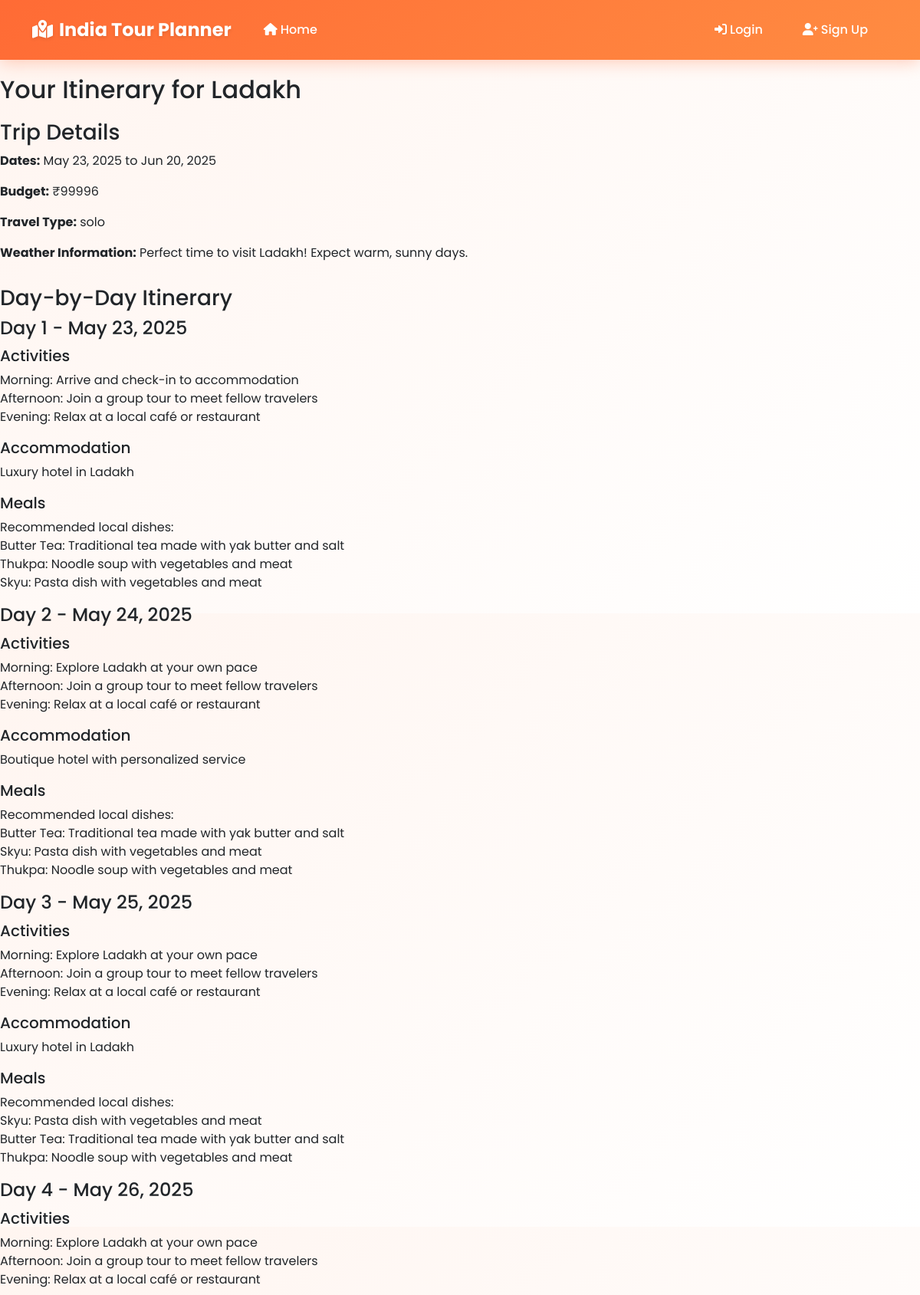
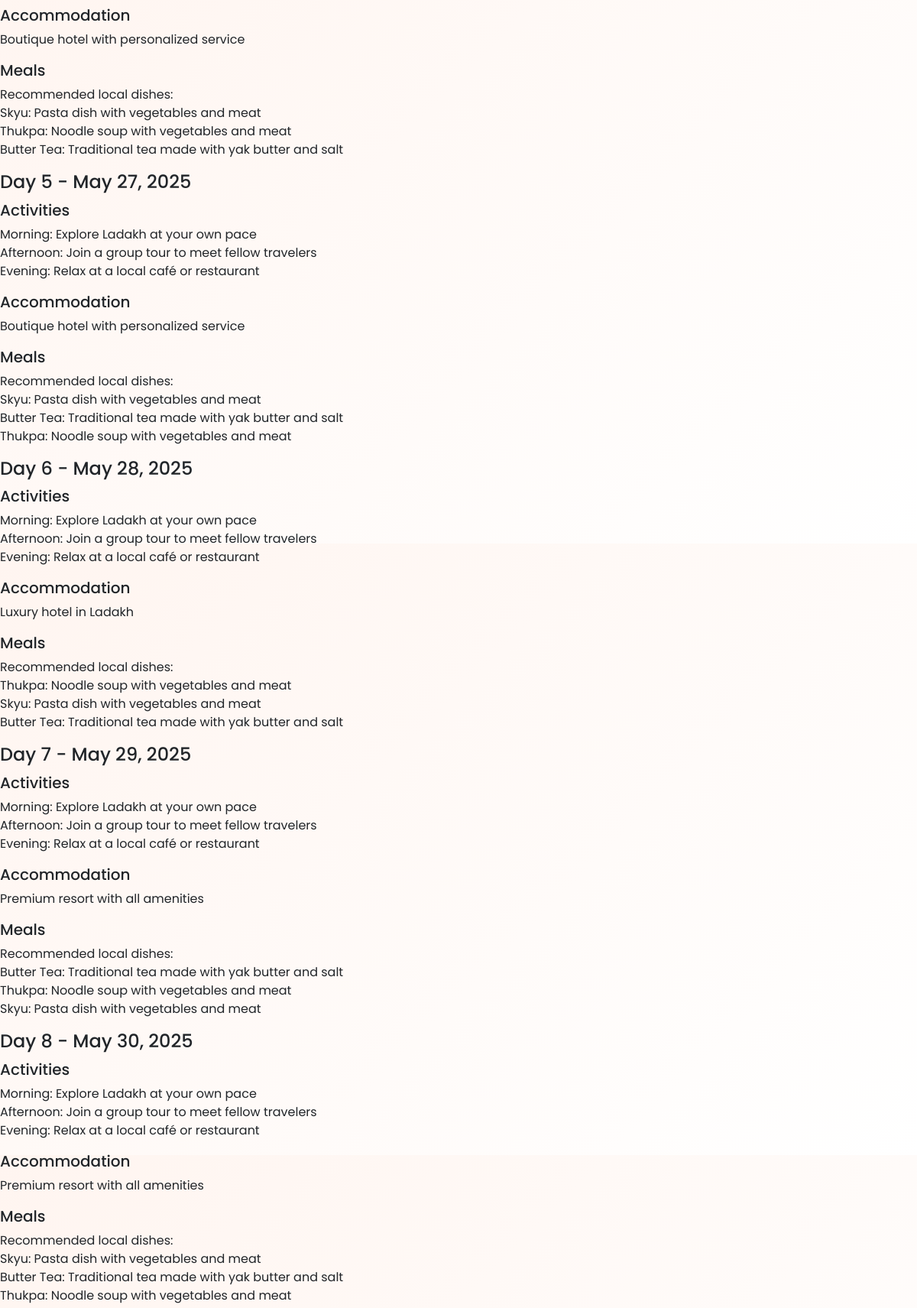
Screenshot of /itinerary/1/ (upper part) with the database file from the repository (2 pictures, top to bottom).
### tour_planner/models.py (models this page shows, shortened)
class Itinerary(models.Model):
    user = models.ForeignKey(User, on_delete=models.CASCADE, null=True, blank=True)
    destination = models.ForeignKey(Destination, on_delete=models.CASCADE, null=True, blank=True)
    start_date = models.DateField()
    end_date = models.DateField()
    budget = models.IntegerField()
    travel_type = models.CharField(max_length=50)  # solo, spiritual, family, etc.
    preferred_weather = models.CharField(max_length=50)  # summer, winter, etc.
    is_ai_recommended = models.BooleanField(default=False)
    created_at = models.DateTimeField(auto_now_add=True)

class Destination(models.Model):
    name = models.CharField(max_length=100)
    description = models.TextField()
    best_season = models.CharField(max_length=50)
    budget_range_min = models.IntegerField()
    budget_range_max = models.IntegerField()
    suitable_for = models.CharField(max_length=100)  # solo, spiritual, family, etc.

class ItineraryDay(models.Model):
    itinerary = models.ForeignKey(Itinerary, on_delete=models.CASCADE, related_name='days')
    day_number = models.IntegerField()
    activities = models.TextField()
    accommodation = models.CharField(max_length=100)
    meals = models.TextField()

### tour_planner/views.py (the view)
# urls.py: path('itinerary/<int:pk>/', views.ItineraryDetailView.as_view(), name='itinerary_detail'),
class ItineraryDetailView(View):
    def get(self, request, pk):
        try:
            itinerary = Itinerary.objects.get(pk=pk)
            days = ItineraryDay.objects.filter(itinerary=itinerary).order_by('day_number')
            weather_info = self.get_weather_info(itinerary.destination, itinerary.start_date)
            context = {
                'itinerary': itinerary,
                'days': days,
                'weather_info': weather_info
            }
            return render(request, 'tour_planner/itinerary_detail.html', context)
        except Itinerary.DoesNotExist:
            return redirect('home')
    def get_weather_info(self, destination, start_date):
        month = start_date.month
        if destination.best_season == 'summer' and month in [4, 5, 6]:
            return f"Perfect time to visit {destination.name}! Expect warm, sunny days."
        elif destination.best_season == 'winter' and month in [11, 12, 1, 2]:
            return f"Great time to visit {destination.name}! Expect cool, pleasant weather."
        elif destination.best_season == 'monsoon' and month in [7, 8, 9]:
            return f"It's monsoon season in {destination.name}. Pack an umbrella and enjoy the lush greenery!"
        elif destination.best_season == 'spring' and month in [2, 3, 4]:
            return f"Spring is a beautiful time in {destination.name} with moderate temperatures."
        elif destination.best_season == 'autumn' and month in [9, 10, 11]:
            return f"Autumn in {destination.name} offers pleasant weather and fewer crowds."
        else:
            return f"Note: You're not visiting {destination.name} during its peak season. Weather may vary."

### tour_planner/templatetags/tour_extras.py (called while the page is built)
@register.filter
def add_days(value, days):
    try:
        return value + timedelta(days=int(days)-1)
    except:
        return value

### tour_planner/templates/tour_planner/itinerary_detail.html (shortened to what this page needs)
{% extends 'tour_planner/base.html' %}
{% load tour_extras %}
{% block content %}
<h2>Your Itinerary for {{ itinerary.destination.name }}</h2>
<div style="margin: 20px 0;">
    <h3>Trip Details</h3>
    <p><strong>Dates:</strong> {{ itinerary.start_date|date:"M d, Y" }} to {{ itinerary.end_date|date:"M d, Y" }}</p>
    <p><strong>Budget:</strong> ₹{{ itinerary.budget }}</p>
    <p><strong>Travel Type:</strong> {{ itinerary.travel_type }}</p>
    <p><strong>Weather Information:</strong> {{ weather_info }}</p>
</div>
<div style="margin: 30px 0;">
    <h3>Day-by-Day Itinerary</h3>
    {% for day in days %}
    <div class="itinerary-day">
        <h4>Day {{ day.day_number }} - {{ itinerary.start_date|add_days:day.day_number|date:"M d, Y" }}</h4>
        <div style="margin: 10px 0;">
            <h5>Activities</h5>
            <p style="white-space: pre-line;">{{ day.activities }}</p>
        </div>
        <div style="margin: 10px 0;">
            <h5>Accommodation</h5>
            <p>{{ day.accommodation }}</p>
        </div>
        <div style="margin: 10px 0;">
            <h5>Meals</h5>
            <p style="white-space: pre-line;">{{ day.meals }}</p>
        </div>
    </div>
    {% endfor %}
</div>
{% endblock %}

### tour_planner/templates/tour_planner/base.html (shortened to what this page needs)
<!DOCTYPE html>
<html lang="en">
<head>
    <link href="https://cdn.jsdelivr.net/npm/bootstrap@5.3.0/dist/css/bootstrap.min.css" rel="stylesheet">
    <link rel="stylesheet" href="https://cdnjs.cloudflare.com/ajax/libs/font-awesome/6.0.0-beta3/css/all.min.css">
</head>
<body>
    <nav class="navbar navbar-expand-lg navbar-dark">
        <div class="container">
            <a class="navbar-brand" href="{% url 'home' %}">
                <i class="fas fa-map-marked-alt me-2"></i>India Tour Planner
            </a>
            <div class="collapse navbar-collapse" id="navbarNav">
                <ul class="navbar-nav me-auto">
                    <li class="nav-item">
                        <a class="nav-link" href="{% url 'home' %}">
                            <i class="fas fa-home me-1"></i>Home
                        </a>
                    </li>
                </ul>
                <ul class="navbar-nav">
                    {% if user.is_authenticated %}
                        <li class="nav-item dropdown">
                            <a class="nav-link dropdown-toggle" href="#" id="userDropdown" role="button" data-bs-toggle="dropdown">
                                <i class="fas fa-user me-1"></i>{{ user.username }}
                            </a>
                            <ul class="dropdown-menu dropdown-menu-end">
                                <li><a class="dropdown-item" href="{% url 'profile' %}">
                                    <i class="fas fa-user-circle me-2"></i>My Profile
                                </a></li>
                                <li><a class="dropdown-item" href="#">
                                    <i class="fas fa-route me-2"></i>My Itineraries
                                </a></li>
                                <li><hr class="dropdown-divider"></li>
                                <li><a class="dropdown-item" href="{% url 'account_logout' %}">
                                    <i class="fas fa-sign-out-alt me-2"></i>Logout
                                </a></li>
                            </ul>
                        </li>
                    {% else %}
                        <li class="nav-item">
                            <a class="nav-link" href="{% url 'account_login' %}">
                                <i class="fas fa-sign-in-alt me-1"></i>Login
                            </a>
                        </li>
                        <li class="nav-item">
                            <a class="nav-link" href="{% url 'account_signup' %}">
                                <i class="fas fa-user-plus me-1"></i>Sign Up
                            </a>
                        </li>
                    {% endif %}
                </ul>
            </div>
        </div>
    </nav>
    <main>
        {% block content %}{% endblock %}
    </main>
</body>
</html>

### tour_planner/templates/tour_planner/base.html (style rules this page uses)
:root { --primary-orange: #FF6B35; --secondary-orange: #FF8C42; --light-orange: #FFB366; --accent-orange: #FF9F66; --dark-text: #2C3E50; --light-gray: #F8F9FA; }
* { font-family: 'Poppins', sans-serif; }
body { background: linear-gradient(135deg, #FFF5F0 0%, #FFFFFF 100%); min-height: 100vh; }
.navbar { background: linear-gradient(135deg, var(--primary-orange) 0%, var(--secondary-orange) 100%) !important; box-shadow: 0 4px 20px rgba(255, 107, 53, 0.3); padding: 1rem 0; }
.navbar-brand { font-weight: 700; font-size: 1.5rem; color: white !important; text-shadow: 0 2px 4px rgba(0,0,0,0.1); }
.navbar-nav .nav-link { color: white !important; font-weight: 500; margin: 0 10px; transition: all 0.3s ease; border-radius: 25px; padding: 8px 16px !important; }
main { min-height: calc(100vh - 200px); padding-top: 20px; }

### rows the page displays
Itinerary: destination.name "Ladakh", start_date "May 23, 2025", end_date "Jun 20, 2025", budget "99996", travel_type "solo", start_date|add_days "May 23, 2025", start_date|add_days "May 24, 2025", start_date|add_days "May 25, 2025", start_date|add_days "May 26, 2025", start_date|add_days "May 27, 2025", start_date|add_days "May 28, 2025", start_date|add_days "May 29, 2025", start_date|add_days "May 30, 2025"
ItineraryDay: day_number "1", activities "Morning: Arrive and check-in to accommodation Afternoon: Join a group tour to meet fellow travelers Evening: Relax at a local café or restaurant", accommodation "Luxury hotel in Ladakh", meals "Recommended local dishes: Butter Tea: Traditional tea made with yak butter and salt Thukpa: Noodle soup with vegetables and meat Skyu: Pasta dish with vegetables and meat"
ItineraryDay: day_number "2", activities "Morning: Explore Ladakh at your own pace Afternoon: Join a group tour to meet fellow travelers Evening: Relax at a local café or restaurant", accommodation "Boutique hotel with personalized service", meals "Recommended local dishes: Butter Tea: Traditional tea made with yak butter and salt Skyu: Pasta dish with vegetables and meat Thukpa: Noodle soup with vegetables and meat"
ItineraryDay: day_number "3", activities "Morning: Explore Ladakh at your own pace Afternoon: Join a group tour to meet fellow travelers Evening: Relax at a local café or restaurant", accommodation "Luxury hotel in Ladakh", meals "Recommended local dishes: Skyu: Pasta dish with vegetables and meat Butter Tea: Traditional tea made with yak butter and salt Thukpa: Noodle soup with vegetables and meat"
ItineraryDay: day_number "4", activities "Morning: Explore Ladakh at your own pace Afternoon: Join a group tour to meet fellow travelers Evening: Relax at a local café or restaurant", accommodation "Boutique hotel with personalized service", meals "Recommended local dishes: Skyu: Pasta dish with vegetables and meat Thukpa: Noodle soup with vegetables and meat Butter Tea: Traditional tea made with yak butter and salt"
ItineraryDay: day_number "5", activities "Morning: Explore Ladakh at your own pace Afternoon: Join a group tour to meet fellow travelers Evening: Relax at a local café or restaurant", accommodation "Boutique hotel with personalized service", meals "Recommended local dishes: Skyu: Pasta dish with vegetables and meat Butter Tea: Traditional tea made with yak butter and salt Thukpa: Noodle soup with vegetables and meat"
ItineraryDay: day_number "6", activities "Morning: Explore Ladakh at your own pace Afternoon: Join a group tour to meet fellow travelers Evening: Relax at a local café or restaurant", accommodation "Luxury hotel in Ladakh", meals "Recommended local dishes: Thukpa: Noodle soup with vegetables and meat Skyu: Pasta dish with vegetables and meat Butter Tea: Traditional tea made with yak butter and salt"
ItineraryDay: day_number "7", activities "Morning: Explore Ladakh at your own pace Afternoon: Join a group tour to meet fellow travelers Evening: Relax at a local café or restaurant", accommodation "Premium resort with all amenities", meals "Recommended local dishes: Butter Tea: Traditional tea made with yak butter and salt Thukpa: Noodle soup with vegetables and meat Skyu: Pasta dish with vegetables and meat"
ItineraryDay: day_number "8", activities "Morning: Explore Ladakh at your own pace Afternoon: Join a group tour to meet fellow travelers Evening: Relax at a local café or restaurant", accommodation "Premium resort with all amenities", meals "Recommended local dishes: Skyu: Pasta dish with vegetables and meat Butter Tea: Traditional tea made with yak butter and salt Thukpa: Noodle soup with vegetables and meat"

### other values shown
{{ weather_info }} "Perfect time to visit Ladakh! Expect warm, sunny days."
